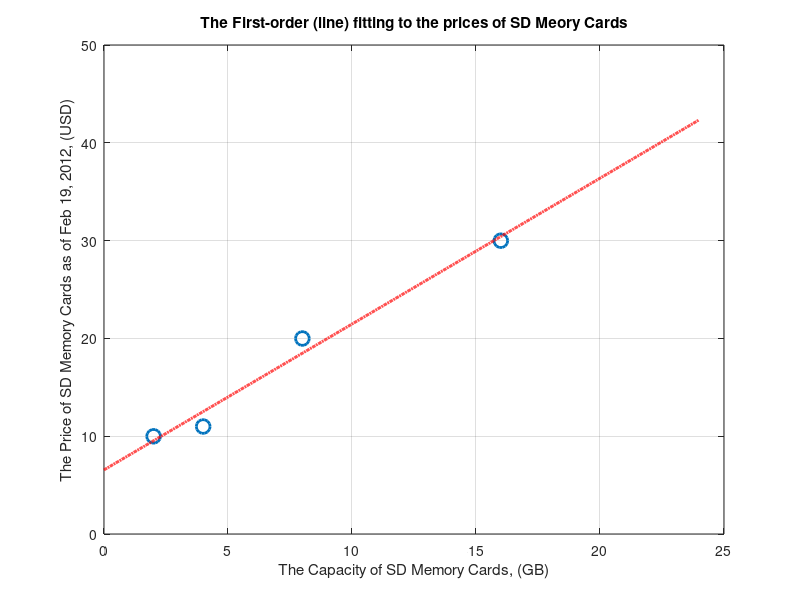

This chart was generated by the following MATLAB code:
clc
clear
close all

x = [2 4 8 16] ;  y = [9.99 10.99 19.99 29.99] ; 
p1=polyfit(x,y,1)   % Check the output: p1 = 1.4913    6.5552

plot(x,y,'o', 'MarkerSize', 10, 'LineWidth',2); 
grid on; 
hold on;
z = 0 : 0.01 : 24;   % generate a vector around the input interval 
plot(z,polyval(p1,z), 'r-.', 'LineWidth',2); 

xlabel('The Capacity of SD Memory Cards, (GB)')
ylabel('The Price of SD Memory Cards as of Feb 19, 2012, (USD)')
title('The First-order (line) fitting to the prices of SD Meory Cards')











help polyfit
